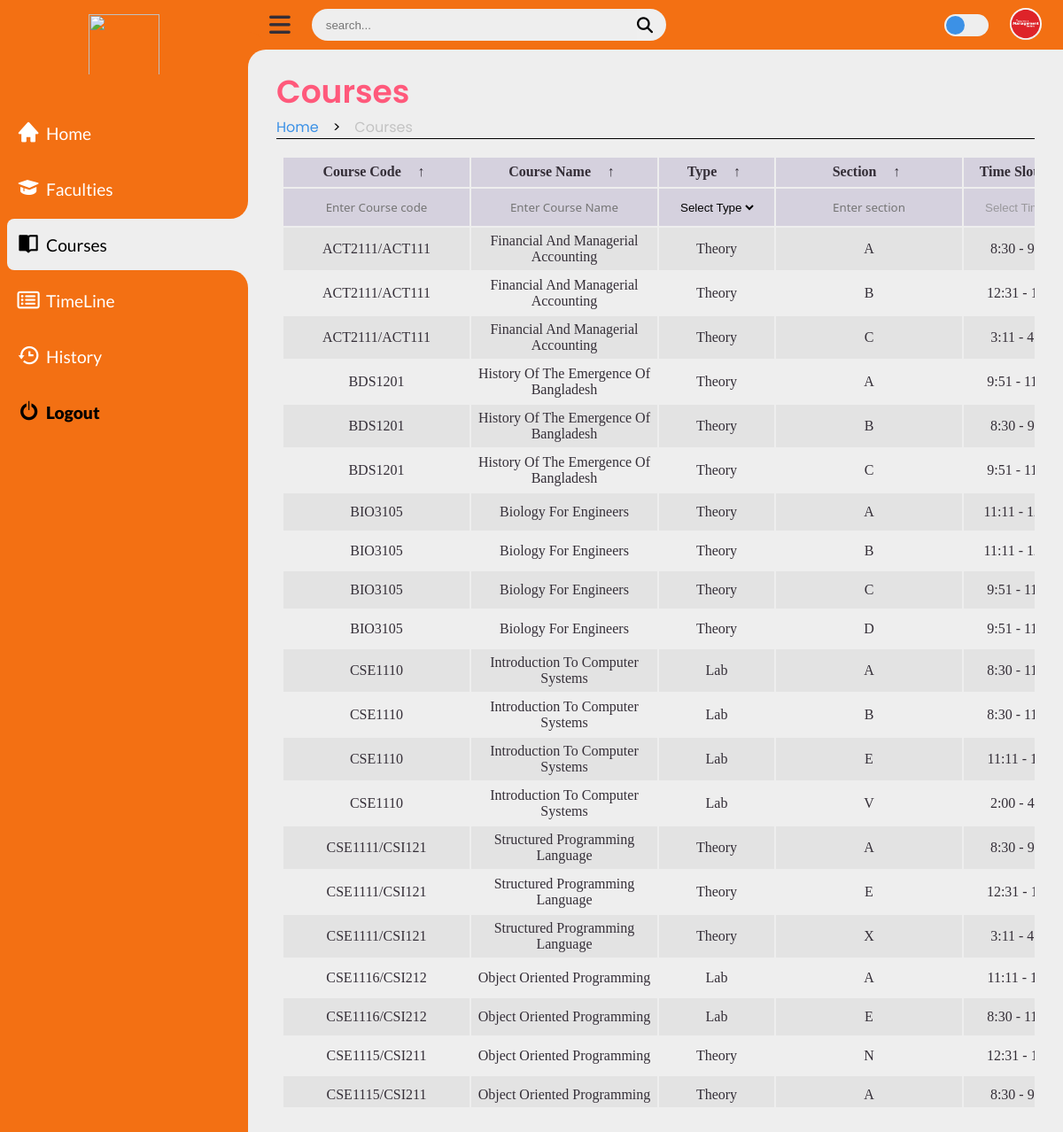
The app's page /course/course.php (signed in) with its own data.
### tables this page shows
CREATE TABLE `accounts` (
  `ac_id` int(2) NOT NULL,
  `username` varchar(35) NOT NULL,
  `useremail` varchar(50) NOT NULL,
  `userpassword` varchar(255) NOT NULL,
  `priority` int(3) NOT NULL,
  `img` varchar(255) NOT NULL
);

CREATE TABLE `course` (
  `c_id` int(2) NOT NULL,
  `c_code` varchar(20) NOT NULL,
  `c_name` varchar(50) NOT NULL,
  `c_type` varchar(10) NOT NULL,
  `c_sec` varchar(5) NOT NULL,
  `c_time` varchar(15) NOT NULL,
  `c_day` varchar(10) NOT NULL,
  `Allocation` varchar(20) NOT NULL DEFAULT 'Not Assigned'
);

### accounts/fetch_info_BE.php (called while the page is built, shortened)
<?php
    include('/xampp/htdocs/web_Progrmming_project/db_con.php');
    if (isset($_SESSION['ac_id']) && isset($_SESSION['prior'])) {
        $ac_id = $_SESSION['ac_id'];
        $prior = $_SESSION['prior'];
        $sql = "SELECT username, useremail, img FROM accounts WHERE ac_id = $ac_id AND priority = $prior";
        $result = mysqli_query($con, $sql);
            if (mysqli_num_rows($result) == 1) {
                $row = mysqli_fetch_array($result);
                $img = $row['img'];
            } else {
                $_SESSION['red'] = "Warning: Failed to fetch data";
                exit(0);
            }
        } else {
            $_SESSION['red'] = "Warning: Please Login First";
            header("Location: /log_Sign/Login.php");
            exit(0);
    }
?>

### course/fetch_course_BE.php (the view, shortened to what this page needs)
<?php
    include('/xampp/htdocs/web_Progrmming_project/db_con.php');
    if (isset($_SESSION['ac_id']) && isset($_SESSION['prior'])) {
        $sql = "SELECT * FROM course";
        $result = $con->query($sql);
        if ($result->num_rows > 0) {
            while ($row = $result->fetch_assoc()) {
                echo '<tr>' .
                    '<td>' . $row['c_code'] . '</td>' .
                    '<td>' . $row['c_name'] . '</td>' .
                    '<td>' . $row['c_type'] . '</td>' .
                    '<td>' . $row['c_sec'] . '</td>' .
                    '<td>' . $row['c_time'] . '</td>' .
                    '<td>' . $row['c_day'] . '</td>' .
                    '<td></td>' .
                    '<td><p class="' . ($row['Allocation'] == "Assigned" ? "status cancelled" : "status delivered") . '">' . $row['Allocation'] . '</p></td>' .
                    '<td>
                        <button onclick="openModal()">Action</button>
                        <div id="myModal" class="modal">
                            <div class="modal-buttons">
                                <button onclick="editAction()">Edit</button>
                                <button onclick="deleteAction()">Delete</button>
                                <button onclick="viewAction()">View</button>
                            </div>
                        </div>
                        <div id="overlay" class="overlay" onclick="closeModal()"></div>
                    </td>' .
                    '</tr>';
                }
        } else {
            echo '<tr><td colspan="10">No faculty records found</td></tr>';
        }
    } else {
        echo 'Unauthorized access';
    }
?>

### course/course.php (shortened to what this page needs)
<?php
    include('/xampp/htdocs/web_Progrmming_project/accounts/fetch_info_BE.php');
?>
<!DOCTYPE html>
<html lang="en">
<head>
    <link rel="stylesheet" href="https://cdnjs.cloudflare.com/ajax/libs/font-awesome/6.4.0/css/all.min.css" />
    <link href='https://unpkg.com/boxicons@2.1.4/css/boxicons.min.css' rel='stylesheet'>
    <link rel="stylesheet" href="https://unicons.iconscout.com/release/v4.0.0/css/line.css">
    <link rel="stylesheet" href="/course/course.css" />
</head>
<body>
    <section class="sidebar">
        <a href="#" class="logo">
            <img src="#" />
        </a>
        <ul class="side-menu top">
            <li>
                <a href="/home/Home.php" class="nav-link">
                    <i style="font-size: 1.7rem;" class='bx bxs-home'></i>
                    <span class="text">Home</span>
                </a>
            </li>
            <li>
                <a href="/faculty/Faculty.php" class="nav-link">
                    <i style="font-size: 1.7rem;" class='bx bxs-graduation'></i>
                    <span class="text">Faculties</span>
                </a>
            </li>
            <li class="active">
                <a href="/course/course.php" class="nav-link">
                    <i style="font-size: 1.6rem;" class='bx bxs-book-open'></i>
                    <span class="text">Courses</span>
                </a>
            </li>
            <li>
                <a href="/timeline/timeline.php" class="nav-link">
                    <i style="font-size: 1.4rem;" class="fa-regular fa-rectangle-list"></i>
                    <span class="text">TimeLine</span>
                </a>
            </li>
            <li>
                <a href="/history/history.php" class="nav-link">
                    <i style="font-size: 1.7rem;" class='bx bx-history'></i>
                    <span class="text">History</span>
                </a>
            </li>
            <li>
                <a href="/log_Sign/logout_BE.php" class="logout">
                    <i style="font-size: 1.7rem; font-weight:900;" class='bx bx-power-off'></i>
                    <span class="text">Logout</span>
                </a>
            </li>
        </ul>
    </section>
    <section class="content">
        <nav class="e">
            <i class="fas fa-bars menu-btn"></i>
            <form action="#">
                <div class="form-input">
                    <input type="search" placeholder="search..." />
                    <button class="search-btn">
                        <i class="fas fa-search search-icon"></i>
                    </button>
                </div>
            </form>
            <label for="switch-mode" class="switch-mode"></label>
            <a href="/accounts/account.php" class="profile"><img src="../accounts/<?php echo $img ?>"
                    alt="profile" /></a>
        </nav>
        <main class="table" id="customers_table">
            <div class="head-title">
                <div class="left">
                    <h1>Courses</h1>
                    <ul class="breadcrumb">
                        <li><a class="active" href="/home/Home.php">Home</a></li>
                        <li>></li>
                        <li><a href="">Courses</a></li>
                    </ul>
                </div>
            </div>
            <section class="table__body">
                <table>
                    <thead>
                        <tr>
                            <th> Course Code <span class="icon-arrow">&UpArrow;</span></th>
                            <th> Course Name <span class="icon-arrow">&UpArrow;</span></th>
                            <th> Type <span class="icon-arrow">&UpArrow;</span></th>
                            <th> Section <span class="icon-arrow">&UpArrow;</span></th>
                            <th> Time slot<span class="icon-arrow">&UpArrow;</span></th>
                        </tr>
                    </thead>
                    <tbody>
                        <tr id="first_row">
                            <form method="POST" action="/course/add_course_BE.php">
                                <td>
                                    <input type="text" name="c_code" placeholder="Enter Course code" required>
                                </td>
                                <td>
                                    <input type="text" name="c_name" placeholder="Enter Course Name" required>
                                </td>
                                <td>
                                    <select name="c_type" id="c_type" onchange="showTimeOptions()">
                                        <option selected disabled>Select Type</option>
                                    </select>
                                </td>
                                <td>
                                    <input type="text" name="c_sec" placeholder="Enter section" required>
                                </td>
                                <td>
                                    <select name="c_time" id="c_time" disabled>
                                        <option selected disabled>Select Time</option>
                                    </select>
                                </td>
                            </form>
                        </tr>
                        <?php
                            include('/xampp/htdocs/web_Progrmming_project/course/fetch_course_BE.php');
                        ?>
                    </tbody>
                </table>
            </section>
        </main>
    </section>
</body>
</html>

### records on screen
accounts: img (picture)
course: c_code "ACT2111/ACT111", c_name "Financial And Managerial Accounting", c_type "Theory", c_sec "A", c_time "8:30 -…"
course: c_code "ACT2111/ACT111", c_name "Financial And Managerial Accounting", c_type "Theory", c_sec "B", c_time "12:31 -…"
course: c_code "ACT2111/ACT111", c_name "Financial And Managerial Accounting", c_type "Theory", c_sec "C", c_time "3:11 -…"
course: c_code "BDS1201", c_name "History Of The Emergence Of Bangladesh", c_type "Theory", c_sec "A", c_time "9:51 -…"
course: c_code "BDS1201", c_name "History Of The Emergence Of Bangladesh", c_type "Theory", c_sec "B", c_time "8:30 -…"
course: c_code "BDS1201", c_name "History Of The Emergence Of Bangladesh", c_type "Theory", c_sec "C", c_time "9:51 -…"
course: c_code "BIO3105", c_name "Biology For Engineers", c_type "Theory", c_sec "A", c_time "11:11 -…"
course: c_code "BIO3105", c_name "Biology For Engineers", c_type "Theory", c_sec "B", c_time "11:11 -…"
course: c_code "BIO3105", c_name "Biology For Engineers", c_type "Theory", c_sec "C", c_time "9:51 -…"
course: c_code "BIO3105", c_name "Biology For Engineers", c_type "Theory", c_sec "D", c_time "9:51 -…"
course: c_code "CSE1110", c_name "Introduction To Computer Systems", c_type "Lab", c_sec "A", c_time "8:30 -…"
course: c_code "CSE1110", c_name "Introduction To Computer Systems", c_type "Lab", c_sec "B", c_time "8:30 -…"
course: c_code "CSE1110", c_name "Introduction To Computer Systems", c_type "Lab", c_sec "E", c_time "11:11 -…"
course: c_code "CSE1110", c_name "Introduction To Computer Systems", c_type "Lab", c_sec "V", c_time "2:00 -…"
course: c_code "CSE1111/CSI121", c_name "Structured Programming Language", c_type "Theory", c_sec "A", c_time "8:30 -…"
course: c_code "CSE1111/CSI121", c_name "Structured Programming Language", c_type "Theory", c_sec "E", c_time "12:31 -…"
course: c_code "CSE1111/CSI121", c_name "Structured Programming Language", c_type "Theory", c_sec "X", c_time "3:11 -…"
course: c_code "CSE1116/CSI212", c_name "Object Oriented Programming", c_type "Lab", c_sec "A", c_time "11:11 -…"
course: c_code "CSE1116/CSI212", c_name "Object Oriented Programming", c_type "Lab", c_sec "E", c_time "8:30 -…"
course: c_code "CSE1115/CSI211", c_name "Object Oriented Programming", c_type "Theory", c_sec "N", c_time "12:31 -…"
course: c_code "CSE1115/CSI211", c_name "Object Oriented Programming", c_type "Theory", c_sec "A", c_time "8:30 -…"
